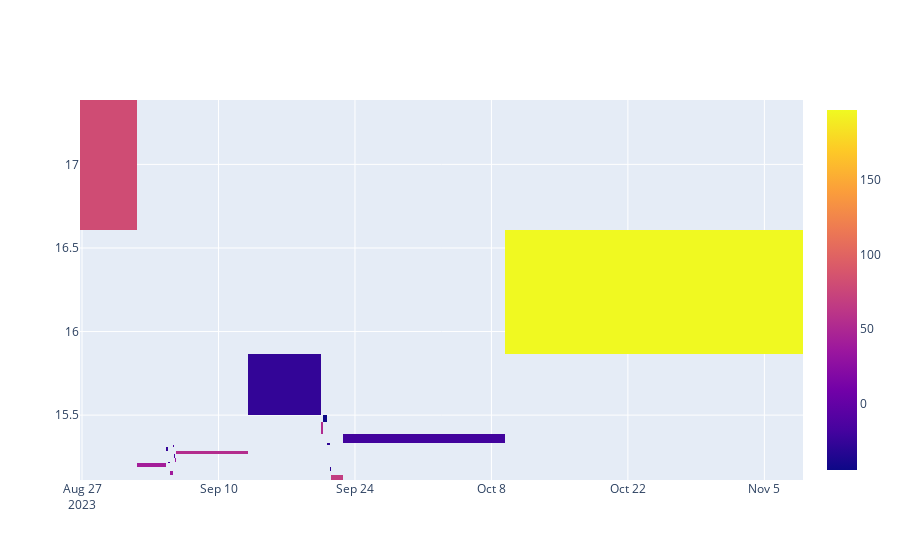

Notebook source saved alongside this figure:
### Code cell
#heatmap plotly

import plotly.express as px
import plotly.graph_objects as go

#trades
fig = go.Figure(data=go.Heatmap(
                     z=stats['_trades']['PnL'],
                     x=stats['_trades']['EntryTime'],
                     y=stats['_trades']['EntryPrice'],
                     hoverongaps = False))
fig.show()

### Figure 1 — Plotly figure (JSON) as saved in the notebook; plotly's stock layout.template omitted (floating-point values rounded to 4 significant figures)
{"data": [{"hoverongaps": false, "type": "heatmap", "x": ["2023-08-29T17:45:00", "2023-09-04T15:15:00", "2023-09-04T15:45:00", "2023-09-04T22:00:00", "2023-09-05T03:15:00", "2023-09-05T10:30:00", "2023-09-05T12:30:00", "2023-09-05T14:30:00", "2023-09-05T15:30:00", "2023-09-20T10:00:00", "2023-09-20T12:45:00", "2023-09-20T19:30:00", "2023-09-21T09:45:00", "2023-09-21T11:00:00", "2023-09-21T13:45:00", "2023-09-24T01:00:00", "2023-10-24T15:45:00"], "y": [17.0, 15.21, 15.3, 15.22, 15.16, 15.32, 15.27, 15.22, 15.27, 15.52, 15.43, 15.48, 15.33, 15.17, 15.13, 15.33, 16.22], "z": [80.72, 41.36, -25.61, -20.93, 39.24, -14.51, -14.29, 35.52, 54.75, -26.49, 52.5, -44.39, -29.57, -28.76, 67.9, -19.55, 196.7]}], "layout": {}}
